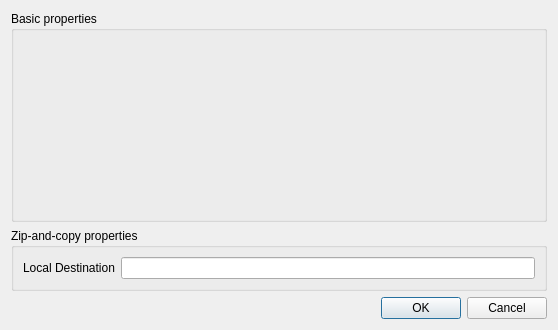
<?xml version="1.0" encoding="UTF-8"?>
<ui version="4.0">
 <class>EditZipCopyBackupDialog</class>
 <widget class="QDialog" name="EditZipCopyBackupDialog">
  <property name="geometry">
   <rect>
    <x>0</x>
    <y>0</y>
    <width>558</width>
    <height>330</height>
   </rect>
  </property>
  <property name="windowTitle">
   <string>Zip-And-Copy Backup Configuration</string>
  </property>
  <layout class="QVBoxLayout" name="verticalLayout">
   <item>
    <widget class="QGroupBox" name="basicBox">
     <property name="sizePolicy">
      <sizepolicy hsizetype="Preferred" vsizetype="Expanding">
       <horstretch>0</horstretch>
       <verstretch>0</verstretch>
      </sizepolicy>
     </property>
     <property name="title">
      <string>Basic properties</string>
     </property>
    </widget>
   </item>
   <item>
    <widget class="QGroupBox" name="zipCopyBox">
     <property name="title">
      <string>Zip-and-copy properties</string>
     </property>
     <layout class="QHBoxLayout" name="horizontalLayout">
      <item>
       <widget class="QLabel" name="label">
        <property name="text">
         <string>Local Destination</string>
        </property>
       </widget>
      </item>
      <item>
       <widget class="QLineEdit" name="localDestinationEdit"/>
      </item>
     </layout>
    </widget>
   </item>
   <item>
    <widget class="QDialogButtonBox" name="closeButtonBox">
     <property name="orientation">
      <enum>Qt::Horizontal</enum>
     </property>
     <property name="standardButtons">
      <set>QDialogButtonBox::Cancel|QDialogButtonBox::Ok</set>
     </property>
    </widget>
   </item>
  </layout>
 </widget>
 <resources/>
 <connections>
  <connection>
   <sender>closeButtonBox</sender>
   <signal>accepted()</signal>
   <receiver>EditZipCopyBackupDialog</receiver>
   <slot>accept()</slot>
   <hints>
    <hint type="sourcelabel">
     <x>248</x>
     <y>254</y>
    </hint>
    <hint type="destinationlabel">
     <x>157</x>
     <y>274</y>
    </hint>
   </hints>
  </connection>
  <connection>
   <sender>closeButtonBox</sender>
   <signal>rejected()</signal>
   <receiver>EditZipCopyBackupDialog</receiver>
   <slot>reject()</slot>
   <hints>
    <hint type="sourcelabel">
     <x>316</x>
     <y>260</y>
    </hint>
    <hint type="destinationlabel">
     <x>286</x>
     <y>274</y>
    </hint>
   </hints>
  </connection>
 </connections>
</ui>
